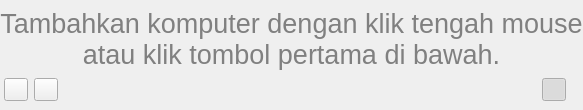
<?xml version="1.0" encoding="UTF-8"?>
<ui version="4.0">
 <class>SpotlightPanel</class>
 <widget class="QWidget" name="SpotlightPanel">
  <layout class="QVBoxLayout" name="_2">
   <property name="spacing">
    <number>0</number>
   </property>
   <property name="leftMargin">
    <number>0</number>
   </property>
   <property name="topMargin">
    <number>4</number>
   </property>
   <property name="rightMargin">
    <number>0</number>
   </property>
   <property name="bottomMargin">
    <number>0</number>
   </property>
   <item>
    <widget class="QStackedWidget" name="stackedWidget">
     <widget class="QWidget" name="helpPage">
      <layout class="QVBoxLayout" name="verticalLayout_3">
       <property name="leftMargin">
        <number>0</number>
       </property>
       <property name="topMargin">
        <number>0</number>
       </property>
       <property name="rightMargin">
        <number>0</number>
       </property>
       <property name="bottomMargin">
        <number>0</number>
       </property>
       <item>
        <widget class="QLabel" name="helpLabel">
         <property name="sizePolicy">
          <sizepolicy hsizetype="Expanding" vsizetype="Preferred">
           <horstretch>0</horstretch>
           <verstretch>0</verstretch>
          </sizepolicy>
         </property>
         <property name="palette">
          <palette>
           <active>
            <colorrole role="WindowText">
             <brush brushstyle="SolidPattern">
              <color alpha="255">
               <red>128</red>
               <green>128</green>
               <blue>128</blue>
              </color>
             </brush>
            </colorrole>
           </active>
           <inactive>
            <colorrole role="WindowText">
             <brush brushstyle="SolidPattern">
              <color alpha="255">
               <red>128</red>
               <green>128</green>
               <blue>128</blue>
              </color>
             </brush>
            </colorrole>
           </inactive>
           <disabled>
            <colorrole role="WindowText">
             <brush brushstyle="SolidPattern">
              <color alpha="255">
               <red>119</red>
               <green>120</green>
               <blue>120</blue>
              </color>
             </brush>
            </colorrole>
           </disabled>
          </palette>
         </property>
         <property name="font">
          <font>
           <pointsize>20</pointsize>
          </font>
         </property>
         <property name="text">
          <string>Tambahkan komputer dengan klik tengah mouse atau klik tombol pertama di bawah.</string>
         </property>
         <property name="alignment">
          <set>Qt::AlignCenter</set>
         </property>
         <property name="wordWrap">
          <bool>true</bool>
         </property>
        </widget>
       </item>
      </layout>
     </widget>
     <widget class="QWidget" name="viewPage">
      <layout class="QVBoxLayout">
       <property name="leftMargin">
        <number>0</number>
       </property>
       <property name="topMargin">
        <number>0</number>
       </property>
       <property name="rightMargin">
        <number>0</number>
       </property>
       <property name="bottomMargin">
        <number>0</number>
       </property>
       <item>
        <widget class="ComputerMonitoringWidget" name="monitoringWidget"/>
       </item>
      </layout>
     </widget>
    </widget>
   </item>
   <item>
    <widget class="QWidget" name="widget" native="true">
     <layout class="QHBoxLayout" name="horizontalLayout">
      <property name="leftMargin">
       <number>4</number>
      </property>
      <property name="topMargin">
       <number>4</number>
      </property>
      <property name="rightMargin">
       <number>4</number>
      </property>
      <item>
       <widget class="QToolButton" name="addButton">
        <property name="toolTip">
         <string>Tambahkan komputer yang dipilih</string>
        </property>
        <property name="icon">
         <iconset resource="../../core/resources/core.qrc">
          <normaloff>:/core/go-up.png</normaloff>:/core/go-up.png</iconset>
        </property>
       </widget>
      </item>
      <item>
       <widget class="QToolButton" name="removeButton">
        <property name="toolTip">
         <string>Remove selected computers</string>
        </property>
        <property name="icon">
         <iconset resource="../../core/resources/core.qrc">
          <normaloff>:/core/go-down.png</normaloff>:/core/go-down.png</iconset>
        </property>
       </widget>
      </item>
      <item>
       <spacer name="horizontalSpacer_2">
        <property name="orientation">
         <enum>Qt::Horizontal</enum>
        </property>
        <property name="sizeHint" stdset="0">
         <size>
          <width>40</width>
          <height>20</height>
         </size>
        </property>
       </spacer>
      </item>
      <item>
       <widget class="QToolButton" name="realtimeViewButton">
        <property name="toolTip">
         <string>Update computers in realtime</string>
        </property>
        <property name="icon">
         <iconset resource="../resources/master.qrc">
          <normaloff>:/master/update-realtime-disabled.png</normaloff>
          <normalon>:/master/update-realtime-enabled.png</normalon>:/master/update-realtime-disabled.png</iconset>
        </property>
        <property name="checkable">
         <bool>true</bool>
        </property>
        <property name="checked">
         <bool>true</bool>
        </property>
       </widget>
      </item>
      <item>
       <widget class="QLabel" name="durationLabel">
        <property name="text">
         <string/>
        </property>
       </widget>
      </item>
     </layout>
    </widget>
   </item>
  </layout>
 </widget>
 <customwidgets>
  <customwidget>
   <class>ComputerMonitoringWidget</class>
   <extends>QListView</extends>
   <header>ComputerMonitoringWidget.h</header>
   <container>1</container>
  </customwidget>
 </customwidgets>
 <resources>
  <include location="../../core/resources/core.qrc"/>
  <include location="../resources/master.qrc"/>
 </resources>
 <connections/>
</ui>
